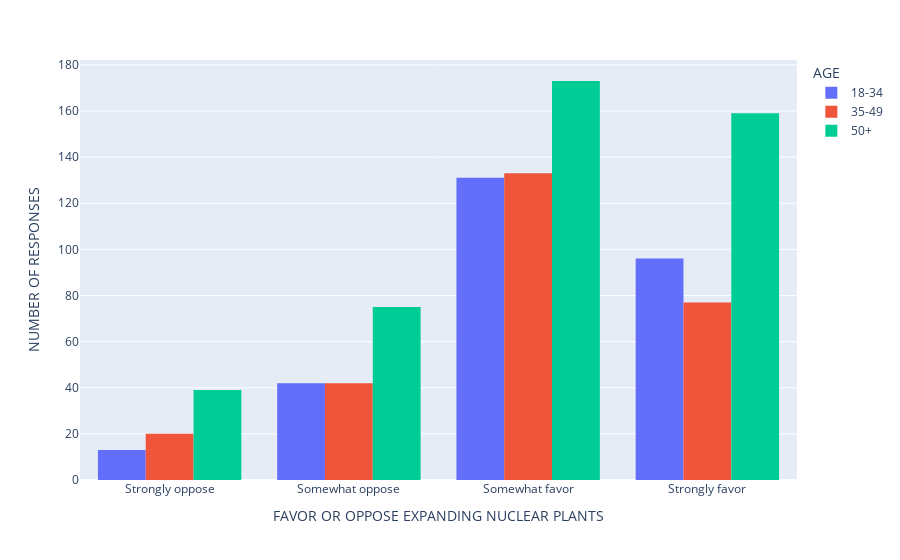

The notebook cell saved with this chart:
### Code cell
# Update this one to use Q2 instead of hAge1. Find the mean or something
# Maybe use a percentage or something 
fig = px.histogram(dataframe1, x="Q10", color="hAge1", barmode="group").update_xaxes(categoryorder='array', categoryarray=["Strongly oppose", "Somewhat oppose", "Somewhat favor", "Strongly favor"]).update_layout(
xaxis_title="FAVOR OR OPPOSE EXPANDING NUCLEAR PLANTS", yaxis_title="NUMBER OF RESPONSES", legend_title="AGE",
)
fig.show()

### Figure 1 — Plotly figure (JSON) as saved in the notebook; plotly's stock layout.template omitted (floating-point values rounded to 4 significant figures; data arrays with more than 128 entries replaced by an {"elided": "..."} marker saying what was removed)
{"data": [{"alignmentgroup": "True", "bingroup": "x", "hovertemplate": "hAge1=18-34<br>Q10=%{x}<br>count=%{y}<extra></extra>", "legendgroup": "18-34", "marker": {"color": "#636efa", "pattern": {"shape": ""}}, "name": "18-34", "offsetgroup": "18-34", "orientation": "v", "showlegend": true, "type": "histogram", "x": {"elided": "282 str values"}, "xaxis": "x", "yaxis": "y"}, {"alignmentgroup": "True", "bingroup": "x", "hovertemplate": "hAge1=35-49<br>Q10=%{x}<br>count=%{y}<extra></extra>", "legendgroup": "35-49", "marker": {"color": "#EF553B", "pattern": {"shape": ""}}, "name": "35-49", "offsetgroup": "35-49", "orientation": "v", "showlegend": true, "type": "histogram", "x": {"elided": "272 str values"}, "xaxis": "x", "yaxis": "y"}, {"alignmentgroup": "True", "bingroup": "x", "hovertemplate": "hAge1=50+<br>Q10=%{x}<br>count=%{y}<extra></extra>", "legendgroup": "50+", "marker": {"color": "#00cc96", "pattern": {"shape": ""}}, "name": "50+", "offsetgroup": "50+", "orientation": "v", "showlegend": true, "type": "histogram", "x": {"elided": "446 str values"}, "xaxis": "x", "yaxis": "y"}], "layout": {"autosize": true, "barmode": "group", "legend": {"title": {"text": "AGE"}, "tracegroupgap": 0}, "margin": {"t": 60}, "xaxis": {"anchor": "y", "autorange": true, "categoryarray": ["Strongly oppose", "Somewhat oppose", "Somewhat favor", "Strongly favor"], "categoryorder": "array", "domain": [0, 1], "range": [-0.5, 3.5], "title": {"text": "FAVOR OR OPPOSE EXPANDING NUCLEAR PLANTS"}, "type": "category"}, "yaxis": {"anchor": "x", "autorange": true, "domain": [0, 1], "range": [0, 182.1], "title": {"text": "NUMBER OF RESPONSES"}}}}
